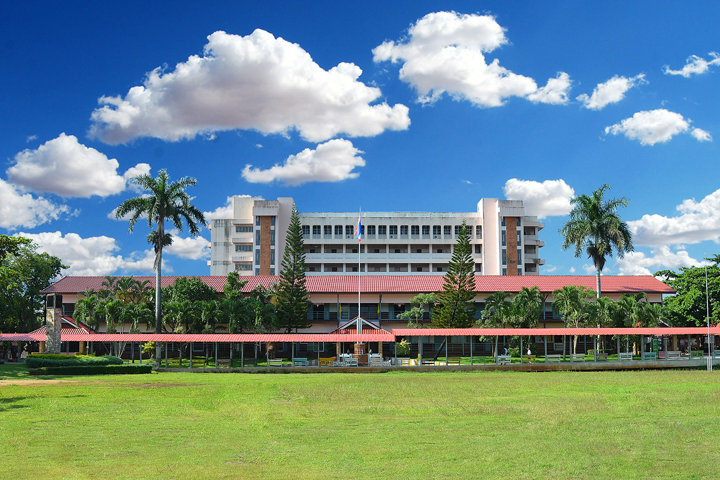
#> input picture Resources/Building.jpg, 720 x 480 px
$ python stackingCon.py
#> lines starting #> are read from the running program, lines starting #| are printed output that depends on the picture
import cv2
import numpy as np

img1 = cv2.imread("Resources/Building.jpg")
#> img1 is the input picture: shape (480, 720, 3); mean B, G, R 139.4, 138.9, 111.1
img2 = cv2.imread("Resources/lena.jpg")
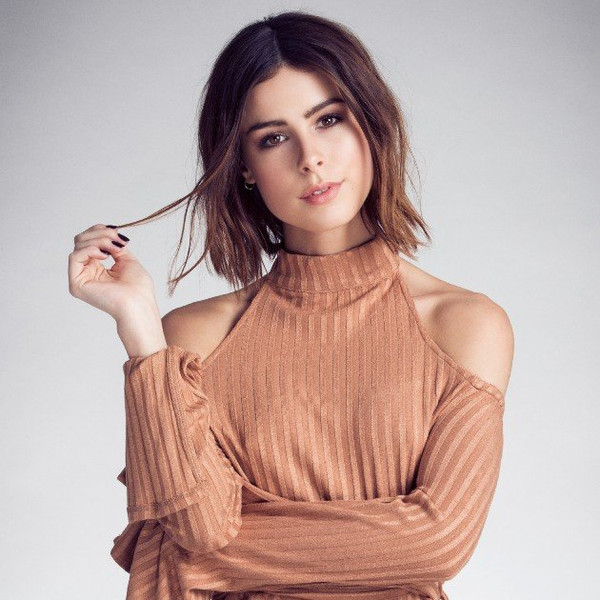
#> input picture Resources/lena.jpg, 600 x 600 px
#> img2 is the input picture: shape (600, 600, 3); mean B, G, R 162.3, 167.4, 191.9

print(img1.shape)
#| (480, 720, 3)
print(img2.shape)
#| (600, 600, 3)

img1 = cv2.resize(img1, (0, 0), None, 0.5, 0.5)
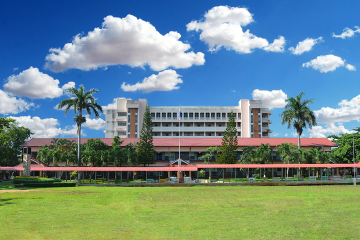
#> img1: shape (240, 360, 3); mean B, G, R 139.5, 139, 111.2
img2 = cv2.resize(img2, (0, 0), None, 0.5, 0.5)
#> img2: shape (300, 300, 3)

#> (the run stopped early here; a loop or call above may not have finished)
